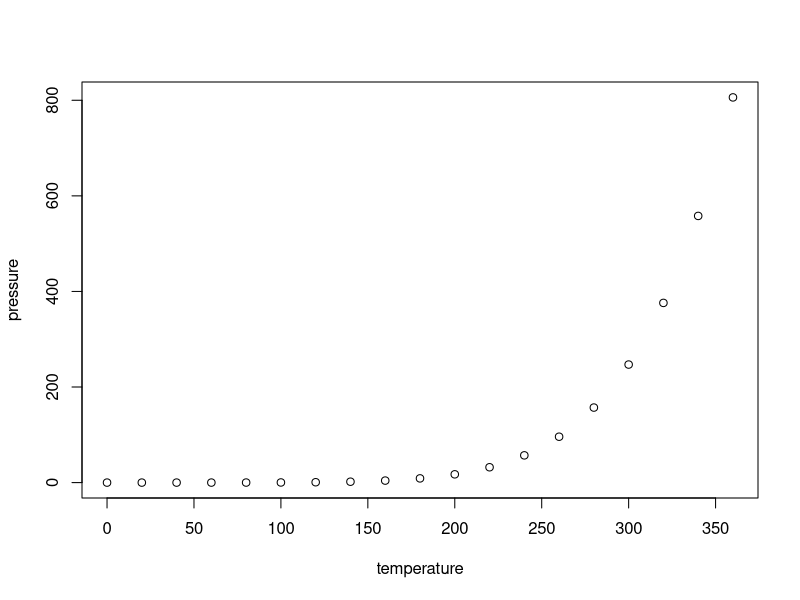
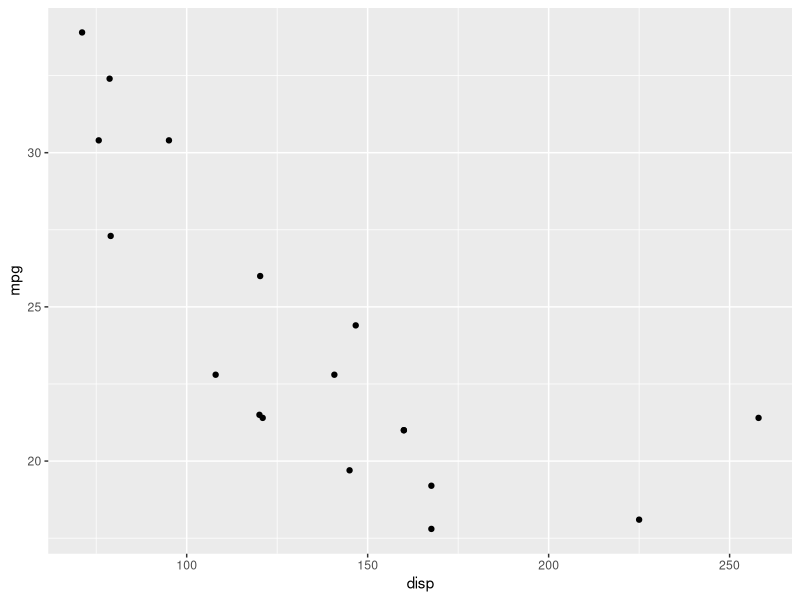
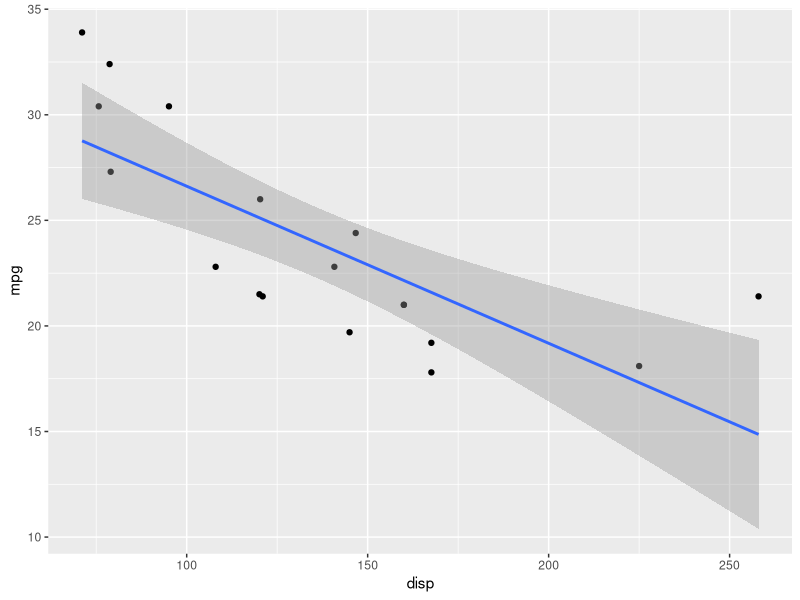

These figures' R source, in order:
## ---- chunk 1
knitr::opts_chunk$set(echo = TRUE)
## ---- chunk 2
summary(cars)
## ---- chunk 3
plot(pressure)
## ---- chunk 4
mtcars
## ---- chunk 5
?mtcars
## ---- chunk 6
install.packages('ggplot2', repos = "http://cran.us.r-project.org")
library(ggplot2)
install.packages('dplyr', repos = "http://cran.us.r-project.org")
library(dplyr)
mtcars %>% count(cyl)
## ---- chunk 7
mtcars %>% 
  filter(cyl %in% c(4,6)) %>% 
  count(cyl)
## ---- chunk 8
mtcars %>% 
  filter(cyl %in% c(4,6)) %>% 
  ggplot(aes(x = disp, y = mpg)) + geom_point() 
## ---- chunk 9
mtcars %>% 
  filter(cyl %in% c(4,6)) %>% 
  ggplot(aes(x = disp, y = mpg)) + geom_point() + geom_smooth(method = "lm")
## ---- chunk 10
mtcars2 <- mtcars %>% 
  filter(cyl %in% c(4,6)) 
## ---- chunk 11
summary(lm(mpg ~ disp, data = mtcars2))
